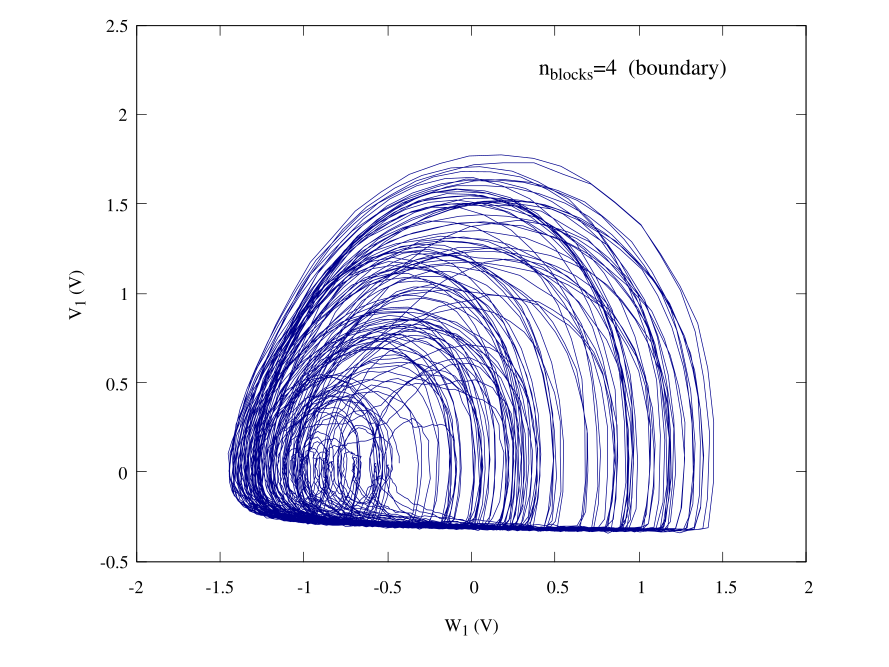

This chart was generated by the following gnuplot code:
set terminal qt persist
set termoption font "Times,10"
set border lw 0.5

set label at graph 0.6,0.925 "n_{blocks}=4  (boundary)" font ",12"
set xlabel "W_1 (V)"
set ylabel "V_1 (V)"
set size ratio 0.8
set xrange [-2:2]
set yrange [-0.5:2.5]
plot "4_blocks_avg.dat" u 3:2 every ::0::10000 w l notitle lc "dark-blue" lw 0.5
